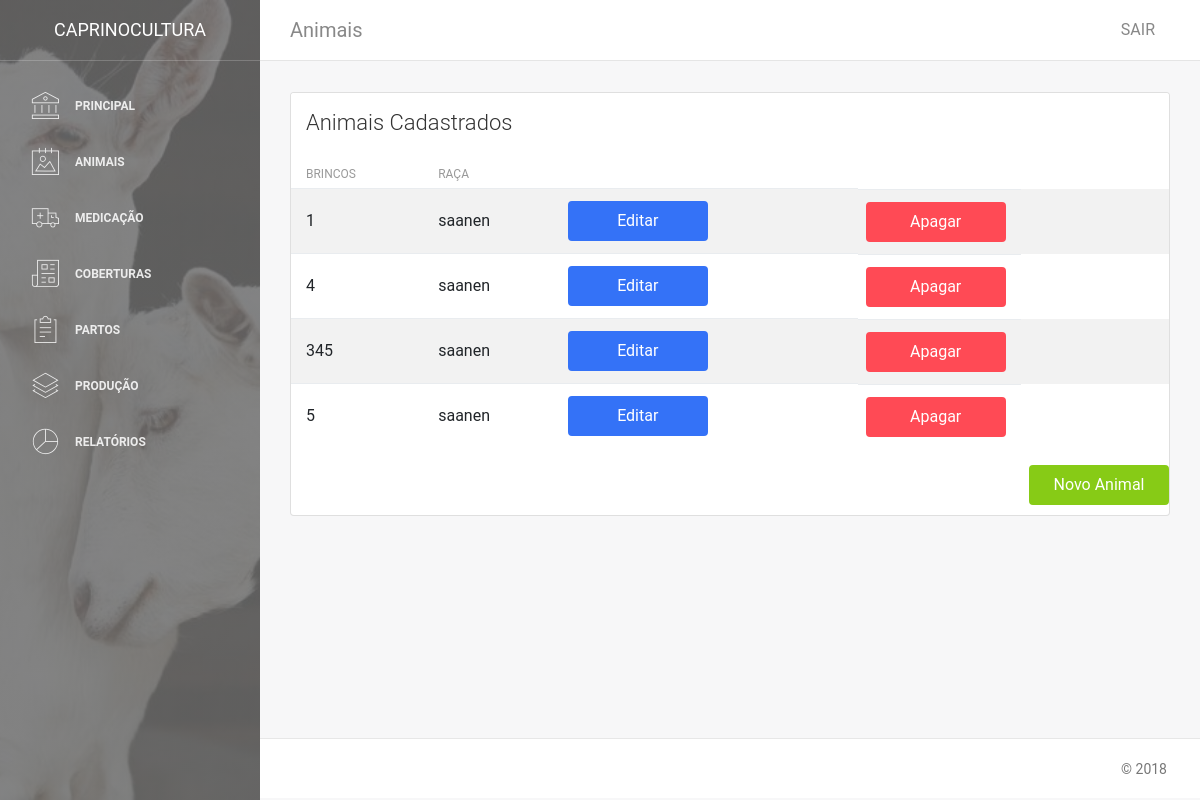
Page /animais/mostra_animal/ (signed in) on the earlier database version.
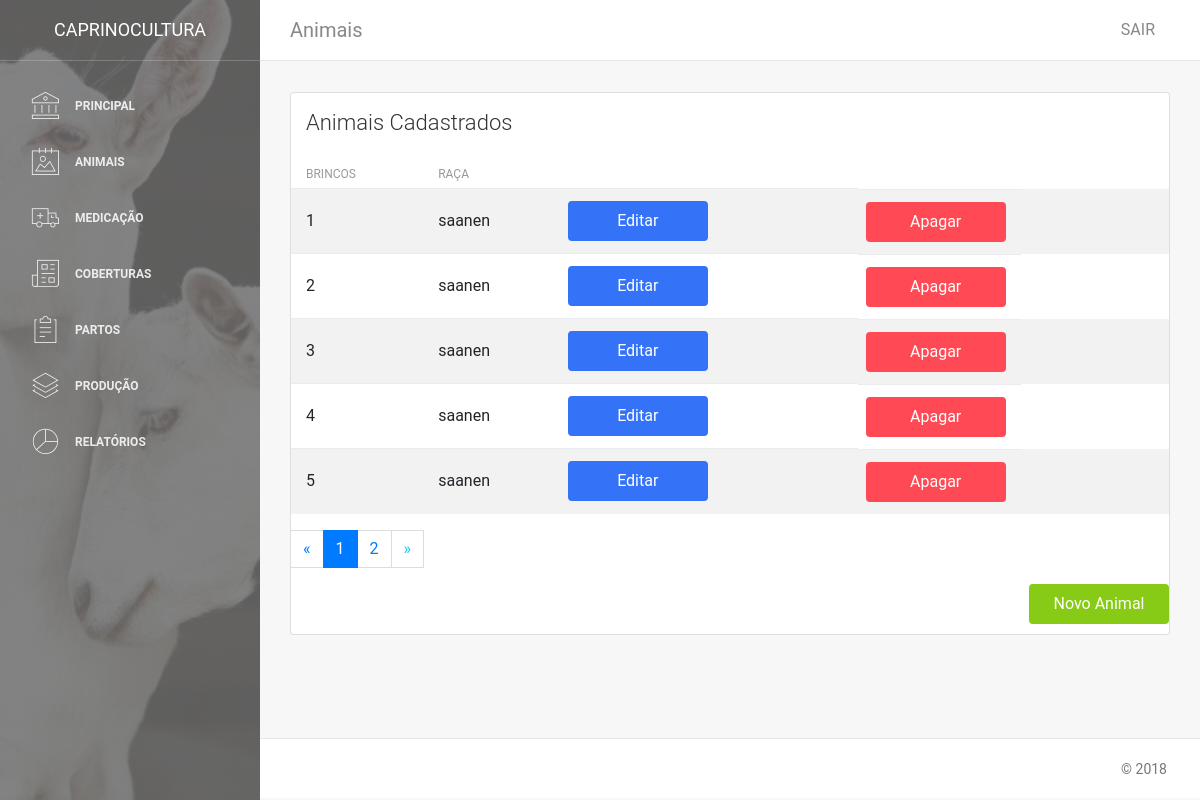
Same page on the later database version.
### caprino/animais/models.py (models this page shows, shortened)
class Animal(models.Model):
    rgb_animal = models.CharField(verbose_name='RGD', max_length=50, blank=True, null=True)
    nome_animal = models.CharField(verbose_name='Nome', max_length=50, blank=True, null=True)
    numero_animal = models.IntegerField(verbose_name='Numero', blank=True, null=True)
    sexo_animal = models.CharField(verbose_name='Sexo', max_length=50)
    nascimento_animal = models.DateField(verbose_name='Nascimento', default=None)
    raca_animal = models.CharField(verbose_name='Raça', max_length=50)
    sangue_animal = models.CharField(verbose_name='Sangue', max_length=50)
    brincos_animal = models.CharField(verbose_name='Brincos', max_length=50)
    vida_animal = models.CharField(verbose_name='Vida', blank=True, null=True, max_length=50)
    mae_animal = models.CharField(verbose_name='Mãe', max_length=50, blank=True, null=True)
    pai_animal = models.CharField(verbose_name='Pai', max_length=50, blank=True, null=True)
    foto_animal = models.ImageField(verbose_name='Foto', upload_to='img/' , blank=True, null=True)
    observacao_animal = models.TextField(verbose_name='Observação', blank=True, null=True)
    class Meta:
        verbose_name = 'Animal'

### caprino/animais/views.py (the view)
# urls.py: path('mostra_animal/', views.MostraAnimal, name='Mostra_Animal'),
@login_required
def MostraAnimal(request):
    animais = Animal.objects.all()
    paginator = Paginator(animais, 5)
    page = request.GET.get('page')
    try:
        animais = paginator.page(page)
    except PageNotAnInteger:
        animais = paginator.page(1)
    except EmptyPage:
        animais = paginator.page(paginator.num_pages)
    return render(request, 'mostraAnimais.html', {'animais': animais})

### templates/mostraAnimais.html (shortened to what this page needs)
{% extends 'base.html' %}
{% block conteudo %}
<nav class="navbar navbar-expand-lg " color-on-scroll="500">
    <div class=" container-fluid  ">
        <a class="navbar-brand" href="#pablo">Animais </a>
        <div class="collapse navbar-collapse justify-content-end" id="navigation">
            <ul class="nav navbar-nav mr-auto">
                <li class="nav-item">
                    <a href="#" class="nav-link" data-toggle="dropdown">
                    </a>
                </li>
            </ul>
            <ul class="navbar-nav ml-auto">
                <li class="nav-item">
                    <a class="nav-link" href="{% url 'caprino.contas:Sair' %}">
                        <span class="no-icon">SAIR</span>
                    </a>
                </li>
            </ul>
        </div>
    </div>
</nav>
<div class="content">
    <div class="container-fluid">
        <div class="row">
            <div class="col-md-12">
            </div>
        </div>
    </div>
    <div class="container-fluid">
        <div class="row">
            <div class="col-md-12">
                <div class="card strpied-tabled-with-hover">
                    <div class="card-header ">
                        <h4 class="card-title">Animais Cadastrados</h4>
                    </div>
                    <div class="card-body table-full-width table-responsive">
                        <table class="table table-hover table-striped">
                            <thead>
                                <tr>
                                    <th>Brincos</th>
                                    <th>Raça</th>
                                </tr>
                            </thead>
                            <tbody>
                                {% for animal in animais %}
                                <tr>
                                    <td>{{ animal.brincos_animal }}</td>
                                    <td>{{ animal.raca_animal }}</td>
                                    <td><a class="btn btn-primary btn-fill btn-wd" href="{% url 'caprino.animais:Atualiza_Animal' animal.id %}" title="Editar">Editar</a></td>
                                    <td><a class="btn btn-danger btn-fill btn-wd" href="{% url 'caprino.animais:Apaga_Animal' animal.id %}" title="Apagar">Apagar</a></td>
                                </tr>
                                {% endfor %}
                            </tbody>
                        </table>
                        {% if animais.has_other_pages %}
                        <nav aria-label="Page navigation">
                            <ul class="pagination">
                                {% if animais.has_previous %}
                                    <li class="page-link"><a href="?page={{ animais.previous_page_number }}">&laquo;</a></li>
                                {% else %}
                                    <li class="page-link disabled"><span>&laquo;</span></li>
                                {% endif %}
                                {% for i in animais.paginator.page_range %}
                                    {% if animais.number == i %}
                                        <li class="page-item active"><span class="page-link">{{ i }} <span class="sr-only">(current)</span></span></li>
                                    {% else %}
                                        <li class="page-item"><a class="page-link" href="?page={{ i }}">{{ i }}</a></li>
                                    {% endif %}
                                {% endfor %}
                                {% if animais.has_next %}
                                    <li class="page-link"><a href="?page={{ animais.next_page_number }}">&raquo;</a></li>
                                {% else %}
                                    <li class="page-link disabled"><span>&raquo;</span></li>
                                {% endif %}
                            </ul>
                        </nav>
                        {% endif %}
                        <a style="float:right;" class="btn btn-success btn-fill btn-wd" href="{% url 'caprino.animais:Novo_Animal' %}" role="button">Novo Animal</a>
                    </div>
                </div>
            </div>
        </div>
    </div>
</div>
{% endblock %}

### templates/base.html (shortened to what this page needs)
{% load static %}
<!DOCTYPE html>
<html lang="en">
<head>
    <link rel="stylesheet" href="https://maxcdn.bootstrapcdn.com/font-awesome/latest/css/font-awesome.min.css" />
    <link href="{% static 'css/bootstrap.min.css' %}" rel="stylesheet" />
    <link href="{% static 'css/light-bootstrap-dashboard.css' %}" rel="stylesheet" />
    <link href="{% static 'css/demo.css' %}" rel="stylesheet" />
</head>
<body>
    <div class="wrapper">
        <div class="sidebar" data-image="{% static 'img/Foto 2.jpg' %}" data-color="black">
            <div class="sidebar-wrapper">
                <div class="logo">
                    <a href="{% url 'caprino.core:home' %}" class="simple-text">
                        Caprinocultura
                    </a>
                </div>
                <ul class="nav">
                    <li class="nav-item">
                        <a class="nav-link" href="{% url 'caprino.core:home' %}">
                            <i class="nc-icon nc-bank"></i>
                            <p>Principal</p>
                        </a>
                    </li>
                    <li>
                        <a class="nav-link" href="{% url 'caprino.animais:Mostra_Animal' %}">
                            <i class="nc-icon nc-album-2"></i>
                            <p>Animais</p>
                        </a>
                    </li>
                    <li>
                        <a class="nav-link" href="{% url 'caprino.animais:Mostra_Medicacoes' %}">
                            <i class="nc-icon nc-ambulance"></i>
                            <p>Medicação</p>
                        </a>
                    </li>
                    <li>
                        <a class="nav-link" href="{% url 'caprino.animais:Mostra_Coberturas' %}">
                            <i class="nc-icon nc-paper-2"></i>
                            <p>Coberturas</p>
                        </a>
                    </li>
                    <li>
                        <a class="nav-link" href="{% url 'caprino.animais:Coberturas_Partos' %}">
                            <i class="nc-icon nc-notes"></i>
                            <p>Partos</p>
                        </a>
                    </li>
                    <li>
                        <a class="nav-link" href="{% url 'caprino.animais:Lista_Cabras' %}">
                            <i class="nc-icon nc-layers-3"></i>
                            <p>Produção</p>
                        </a>
                    </li>
                    <li>
                        <a class="nav-link" href="{% url 'caprino.animais:Categorias'%}">
                            <i class="nc-icon nc-chart-pie-35"></i>
                            <p>Relatórios</p>
                        </a>
                    </li>
                </ul>
            </div>
        </div>
        <div class="main-panel">
            {% block conteudo %}{% endblock %}
            <footer class="footer">
                <div class="container">
                    <nav>
                        <p class="copyright text-center">
                            ©
                        </p>
                    </nav>
                </div>
            </footer>
        </div>
    </div>
</body>
</html>

Differences in the rows shown:
removed Animal: brincos_animal "345", raca_animal "saanen"
added Animal: brincos_animal "2", raca_animal "saanen"
added Animal: brincos_animal "3", raca_animal "saanen"
Other differences:
new list line: "1"
new list line: "2"
